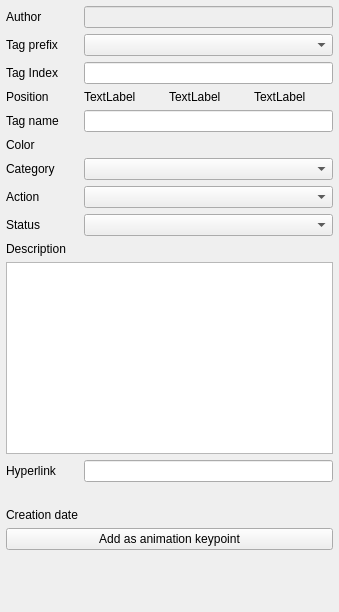
<?xml version="1.0" encoding="UTF-8"?>
<ui version="4.0">
 <class>property_tagInfo</class>
 <widget class="QWidget" name="property_tagInfo">
  <property name="geometry">
   <rect>
    <x>0</x>
    <y>0</y>
    <width>339</width>
    <height>612</height>
   </rect>
  </property>
  <property name="sizePolicy">
   <sizepolicy hsizetype="Preferred" vsizetype="Preferred">
    <horstretch>0</horstretch>
    <verstretch>0</verstretch>
   </sizepolicy>
  </property>
  <property name="maximumSize">
   <size>
    <width>600</width>
    <height>16777215</height>
   </size>
  </property>
  <property name="windowTitle">
   <string>Form</string>
  </property>
  <layout class="QGridLayout" name="gridLayout">
   <property name="leftMargin">
    <number>6</number>
   </property>
   <property name="topMargin">
    <number>6</number>
   </property>
   <property name="rightMargin">
    <number>6</number>
   </property>
   <property name="bottomMargin">
    <number>6</number>
   </property>
   <item row="5" column="0">
    <widget class="QLabel" name="labelColor">
     <property name="text">
      <string>Color</string>
     </property>
    </widget>
   </item>
   <item row="15" column="0" colspan="2">
    <spacer name="verticalSpacer">
     <property name="orientation">
      <enum>Qt::Vertical</enum>
     </property>
     <property name="sizeHint" stdset="0">
      <size>
       <width>0</width>
       <height>0</height>
      </size>
     </property>
    </spacer>
   </item>
   <item row="11" column="1">
    <widget class="QLineEdit" name="lineEditHyperlink"/>
   </item>
   <item row="8" column="1">
    <widget class="QComboBox" name="comboBoxStatus"/>
   </item>
   <item row="12" column="1">
    <widget class="QLabel" name="labelHyperlinkLink">
     <property name="sizePolicy">
      <sizepolicy hsizetype="Ignored" vsizetype="Preferred">
       <horstretch>0</horstretch>
       <verstretch>0</verstretch>
      </sizepolicy>
     </property>
     <property name="text">
      <string/>
     </property>
    </widget>
   </item>
   <item row="2" column="0">
    <widget class="QLabel" name="labelIndex">
     <property name="text">
      <string>Tag Index</string>
     </property>
    </widget>
   </item>
   <item row="1" column="0">
    <widget class="QLabel" name="labelPrefix">
     <property name="text">
      <string>Tag prefix</string>
     </property>
    </widget>
   </item>
   <item row="3" column="1">
    <layout class="QHBoxLayout" name="horizontalLayout">
     <item>
      <widget class="QLabel" name="labelPosX">
       <property name="text">
        <string>TextLabel</string>
       </property>
      </widget>
     </item>
     <item>
      <widget class="QLabel" name="labelPosY">
       <property name="text">
        <string>TextLabel</string>
       </property>
      </widget>
     </item>
     <item>
      <widget class="QLabel" name="labelPosZ">
       <property name="text">
        <string>TextLabel</string>
       </property>
      </widget>
     </item>
    </layout>
   </item>
   <item row="4" column="1">
    <widget class="QLineEdit" name="lineEditName"/>
   </item>
   <item row="4" column="0">
    <widget class="QLabel" name="labelTagName">
     <property name="text">
      <string>Tag name</string>
     </property>
    </widget>
   </item>
   <item row="6" column="0">
    <widget class="QLabel" name="labelCategory">
     <property name="text">
      <string>Category</string>
     </property>
    </widget>
   </item>
   <item row="13" column="1">
    <widget class="QLabel" name="labelDateCreated"/>
   </item>
   <item row="3" column="0">
    <widget class="QLabel" name="labelPosition">
     <property name="text">
      <string>Position</string>
     </property>
    </widget>
   </item>
   <item row="0" column="0">
    <widget class="QLabel" name="labelAuthor">
     <property name="text">
      <string>Author</string>
     </property>
    </widget>
   </item>
   <item row="11" column="0">
    <widget class="QLabel" name="labelHyperlink">
     <property name="text">
      <string>Hyperlink</string>
     </property>
    </widget>
   </item>
   <item row="13" column="0">
    <widget class="QLabel" name="labelCreationDate">
     <property name="text">
      <string>Creation date</string>
     </property>
    </widget>
   </item>
   <item row="1" column="1">
    <widget class="QComboBox" name="comboPrefix"/>
   </item>
   <item row="9" column="0">
    <widget class="QLabel" name="labelDescription">
     <property name="text">
      <string>Description</string>
     </property>
    </widget>
   </item>
   <item row="10" column="0" colspan="2">
    <widget class="QPlainTextEdit" name="plainTextEditDescription">
     <property name="sizePolicy">
      <sizepolicy hsizetype="Ignored" vsizetype="Preferred">
       <horstretch>0</horstretch>
       <verstretch>0</verstretch>
      </sizepolicy>
     </property>
    </widget>
   </item>
   <item row="2" column="1">
    <widget class="QIntegerEdit" name="lineEditIndex"/>
   </item>
   <item row="0" column="1">
    <widget class="QLineEdit" name="lineEditAuthor">
     <property name="enabled">
      <bool>false</bool>
     </property>
     <property name="frame">
      <bool>true</bool>
     </property>
     <property name="readOnly">
      <bool>false</bool>
     </property>
    </widget>
   </item>
   <item row="7" column="1">
    <widget class="QComboBox" name="comboBoxAction"/>
   </item>
   <item row="6" column="1">
    <widget class="QComboBox" name="comboBoxCategory"/>
   </item>
   <item row="7" column="0">
    <widget class="QLabel" name="labelAction">
     <property name="text">
      <string>Action</string>
     </property>
    </widget>
   </item>
   <item row="8" column="0">
    <widget class="QLabel" name="labelStatus">
     <property name="text">
      <string>Status</string>
     </property>
    </widget>
   </item>
   <item row="14" column="0" colspan="2">
    <widget class="QPushButton" name="addAskeyPointButton">
     <property name="text">
      <string>Add as animation keypoint</string>
     </property>
    </widget>
   </item>
  </layout>
 </widget>
 <customwidgets>
  <customwidget>
   <class>QIntegerEdit</class>
   <extends>QLineEdit</extends>
   <header>qintegeredit.h</header>
  </customwidget>
 </customwidgets>
 <tabstops>
  <tabstop>lineEditAuthor</tabstop>
  <tabstop>comboPrefix</tabstop>
  <tabstop>lineEditIndex</tabstop>
  <tabstop>lineEditName</tabstop>
  <tabstop>comboBoxCategory</tabstop>
  <tabstop>comboBoxAction</tabstop>
  <tabstop>comboBoxStatus</tabstop>
  <tabstop>plainTextEditDescription</tabstop>
  <tabstop>lineEditHyperlink</tabstop>
  <tabstop>addAskeyPointButton</tabstop>
 </tabstops>
 <resources/>
 <connections/>
</ui>
